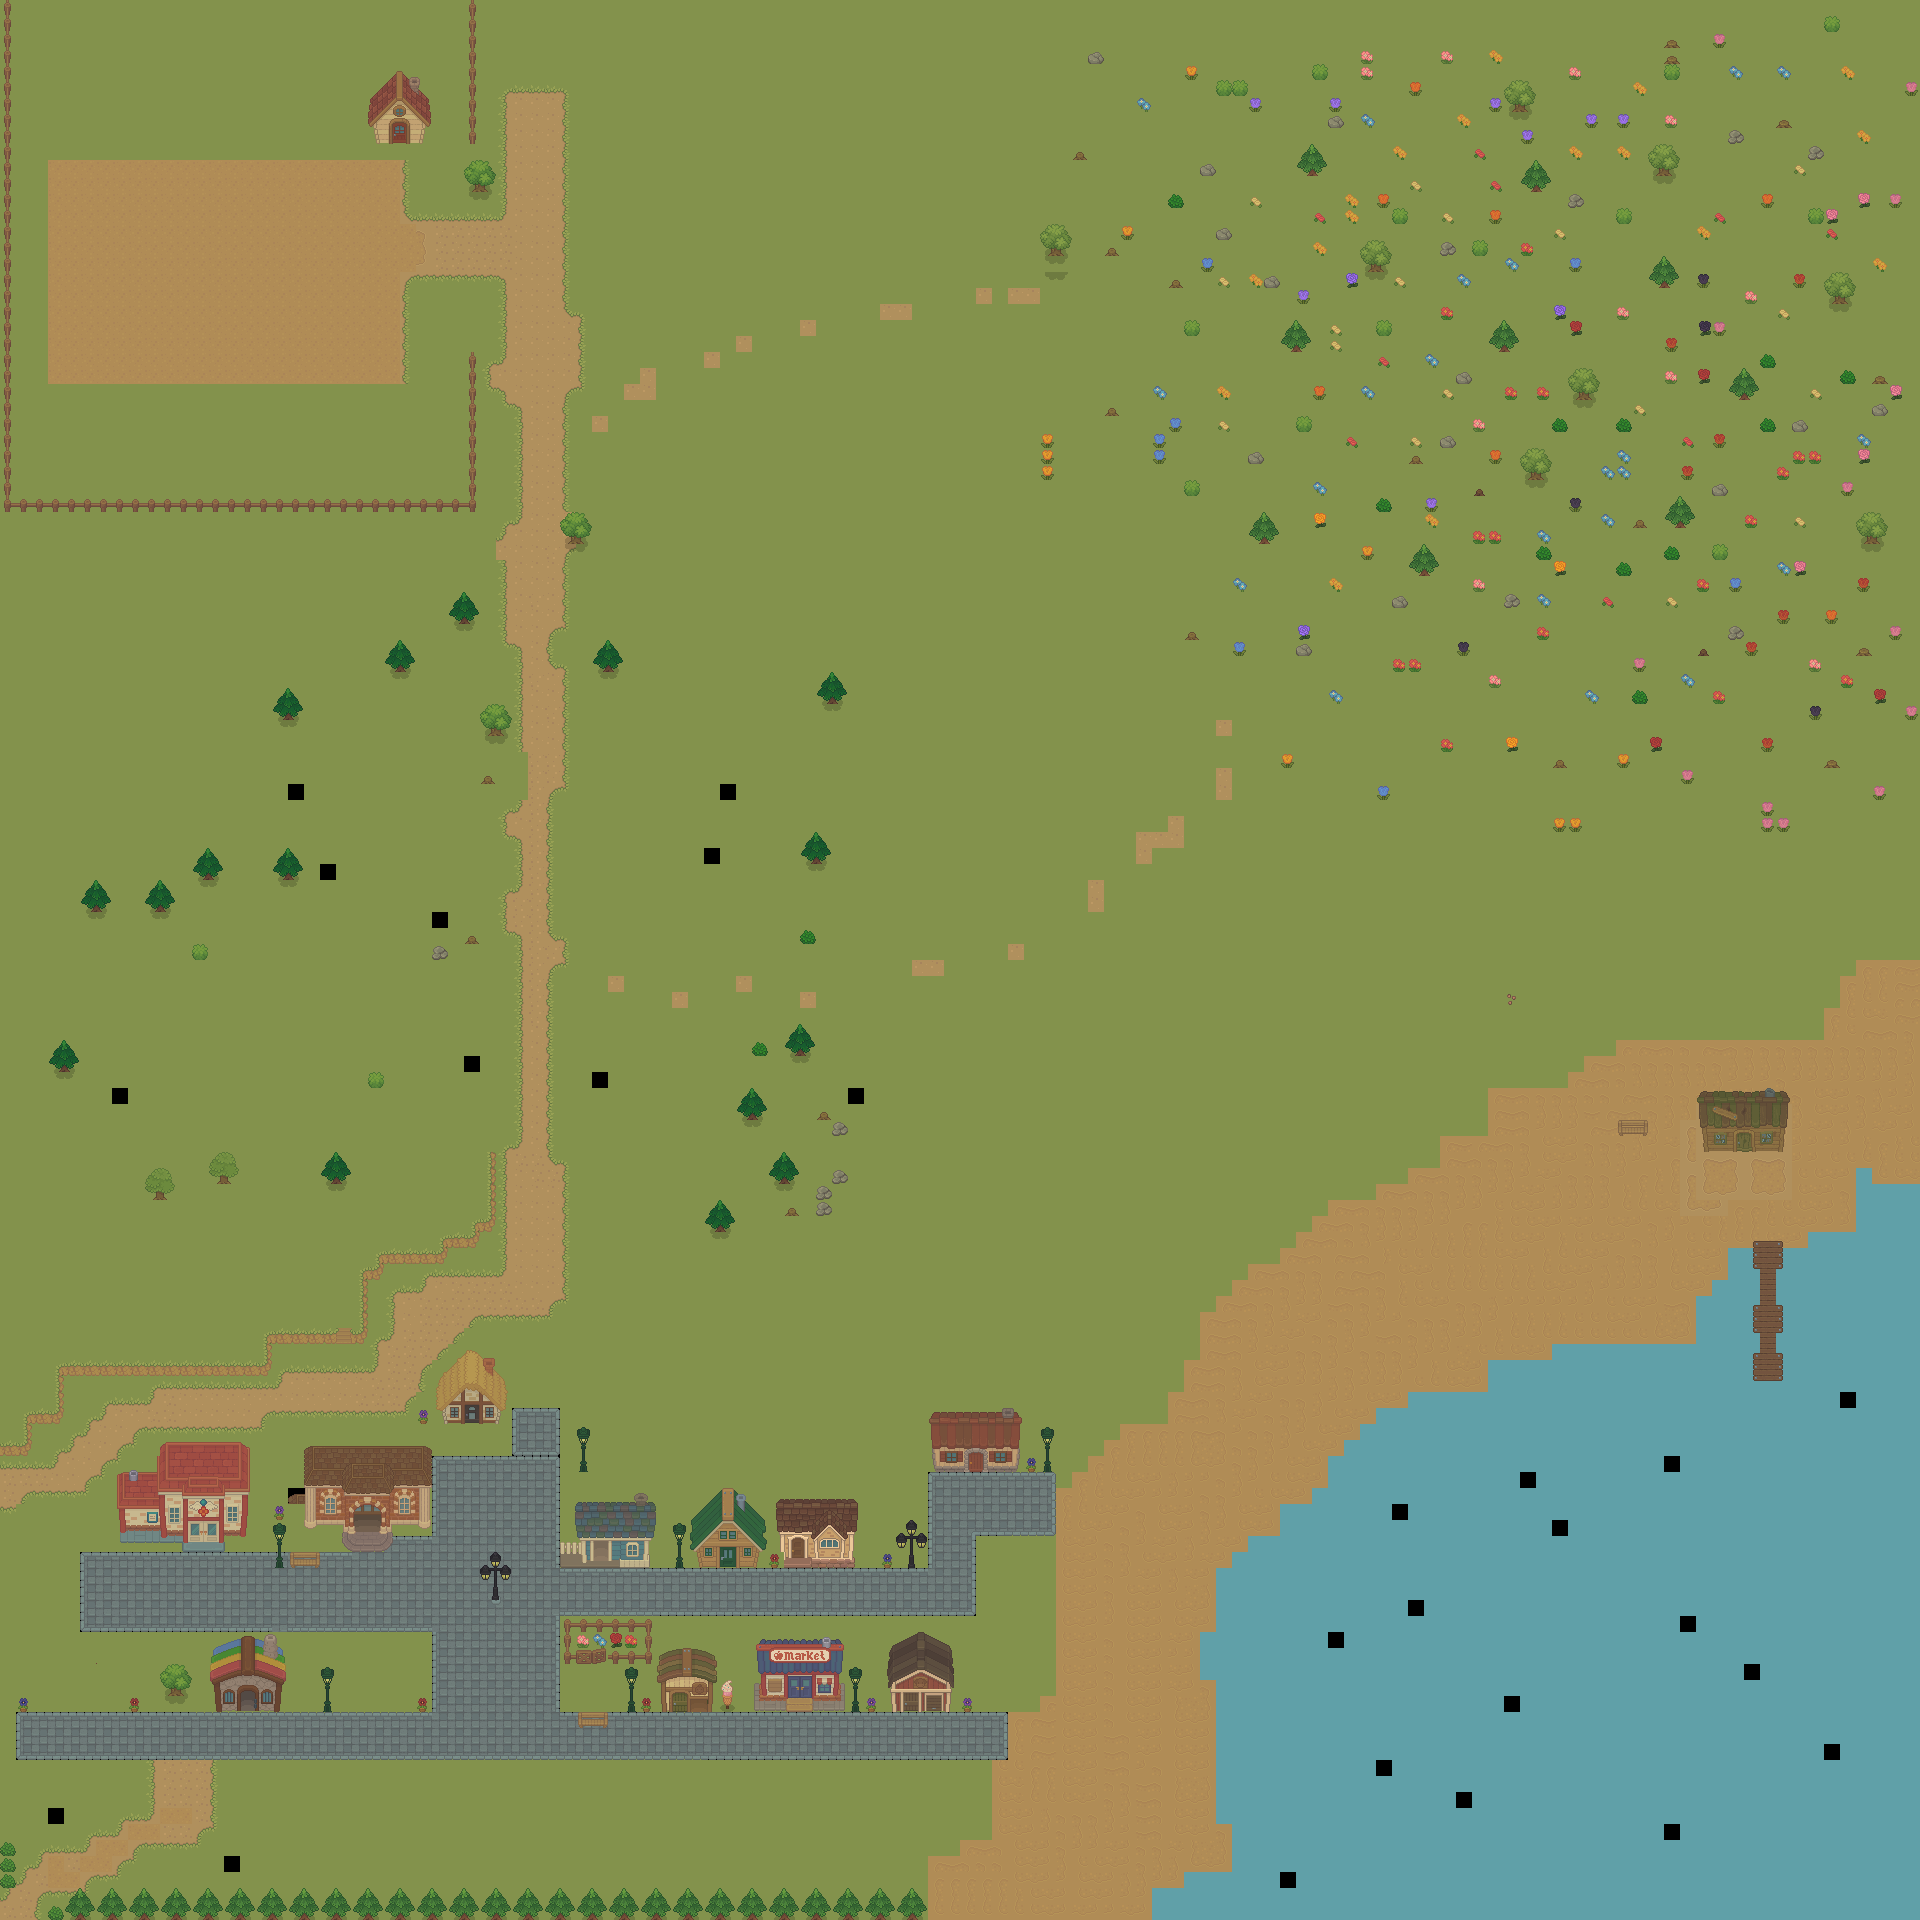

A 2D game scene composited from a Tiled map and its tileset images. What follows is a short description and the map's XML, with each tile layer's data collapsed to a summary:
An orthogonal 120x120 tile map with 16x16 px tiles, 5 tile layers (Ground, Farmland, Crops, Objects, Buildings, Etc, ...), 1 hidden layer not drawn, 3 tilesets and 62 objects (player, Pigo, Pigo-Bye, Pigo_Chill, Big Pigo, ...).

<map version="1.9" tiledversion="1.9.2" orientation="orthogonal" renderorder="right-down" width="120" height="120" tilewidth="16" tileheight="16" infinite="0" nextlayerid="8" nextobjectid="86">
 <tileset firstgid="1" source="cozyFarm.tsx" />
 <tileset firstgid="2701" source="cozyFarmBuildings.tsx" />
 <tileset firstgid="8932" source="cozy_farm_crops.tsx" />
 <layer id="1" name="Ground" width="120" height="120">
  <data>[14400 cells, 14399 non-empty, 63 distinct tile ids]</data>
 </layer>
 <layer id="7" name="Farmland" width="120" height="120">
  <data>[14400 cells, 1 non-empty, 1 distinct tile ids]</data>
 </layer>
 <layer id="6" name="Crops" width="120" height="120">
  <data>[14400 cells, 0 non-empty, 0 distinct tile ids]</data>
 </layer>
 <layer id="2" name="Objects, Buildings, Etc" width="120" height="120">
  <data>[14400 cells, 1493 non-empty, 521 distinct tile ids]</data>
 </layer>
 <objectgroup id="3" name="Entities">
  <properties>
   <property name="collidable" type="bool" value="true" />
  </properties>
  <object id="1" name="player" x="148.333" y="1835">
   <properties>
    <property name="entity" value="player" />
   </properties>
   <point />
  </object>
  <object id="2" name="Pigo" x="492" y="1555.5">
   <properties>
    <property name="entity" value="slime" />
   </properties>
   <point />
  </object>
  <object id="3" x="120" y="1475.33" width="37.3333" height="49" />
  <object id="4" x="159.333" y="1445.33" width="89.3333" height="75.3333" />
  <object id="5" x="306.667" y="1447.33" width="124.667" height="58.6666" />
  <object id="10" x="248.5" y="1643" width="34.5" height="37" />
  <object id="11" x="212.5" y="1643.5" width="32" height="39" />
  <object id="12" x="221.5" y="1684.5" width="56" height="18.5" />
  <object id="19" name="Pigo-Bye" x="519" y="1720">
   <properties>
    <property name="animation" value="slime_death" />
    <property name="entity" value="slime" />
   </properties>
   <point />
  </object>
  <object id="20" name="Pigo_Chill" x="385" y="1819">
   <properties>
    <property name="animation" value="slime_idle" />
    <property name="entity" value="slime" />
   </properties>
   <point />
  </object>
  <object id="21" x="-0.5" y="1664.5" width="4" height="218.5" />
  <object id="22" x="51.5" y="1914.5" width="867.833" height="2" />
  <object id="28" x="156.375" y="1188.88" width="7.125" height="10.5" />
  <object id="29" x="219.25" y="1166.5" width="10.25" height="10.25" />
  <object id="30" name="Big Pigo" x="536.333" y="1051.67">
   <properties>
    <property name="entity" value="slime" />
   </properties>
   <point />
  </object>
  <object id="33" x="466" y="1.5" width="13" height="143" />
  <object id="34" x="466.5" y="353" width="10" height="158.5" />
  <object id="35" x="5.5" y="498" width="459" height="10.5" />
  <object id="36" x="2" y="3.5" width="8.5" height="489.5" />
  <object id="37" x="375" y="118" width="46.5" height="17.5" />
  <object id="38" x="374" y="94.5" width="50" height="20.5" />
  <object id="39" x="391.5" y="77" width="16" height="15.5" />
  <object id="40" x="579" y="1504" width="65.5" height="49.5" />
  <object id="41" x="697" y="1529" width="58" height="35" />
  <object id="42" x="703" y="1509.5" width="48" height="13" />
  <object id="43" x="718.5" y="1496" width="19" height="8" />
  <object id="44" x="783" y="1501.5" width="66" height="54.5" />
  <object id="45" x="440.5" y="1376" width="55.5" height="42" />
  <object id="46" x="460.5" y="1357" width="17.5" height="16" />
  <object id="47" x="664.333" y="1657.67" width="45" height="47.3333" />
  <object id="48" x="760.333" y="1644.67" width="77.6667" height="45.3333" />
  <object id="49" x="610" y="1653" width="42" height="9.66667" />
  <object id="50" x="645" y="1620.67" width="5.33333" height="26.3333" />
  <object id="51" x="564" y="1621.33" width="7.66667" height="39.3333" />
  <object id="52" x="576.333" y="1621.67" width="66" height="7.33333" />
  <object id="53" x="894" y="1663" width="53.3333" height="44.3333" />
  <object id="54" x="899.333" y="1646" width="47" height="13.3333" />
  <object id="55" x="581" y="1716" width="24.3333" height="7.33333" />
  <object id="56" x="293.333" y="1556.33" width="22.3333" height="7" />
  <object id="57" x="934" y="1414.67" width="80.3333" height="50.6667" />
  <object id="61" x="1153" y="1888.5" width="27.5" height="29.5" />
  <object id="62" x="1184.5" y="1873" width="46" height="15.5" />
  <object id="63" x="1234.5" y="1824" width="7.5" height="46.5" />
  <object id="64" x="1217" y="1679" width="15" height="142.5" />
  <object id="65" x="1201" y="1633" width="14" height="44.5" />
  <object id="66" x="1218" y="1569" width="12" height="63" />
  <object id="67" x="59" y="1359.5" width="208" height="7" />
  <object id="68" x="51.5" y="1367.5" width="9.5" height="46.5" />
  <object id="69" x="25.5" y="1411.5" width="33.5" height="7.5" />
  <object id="70" x="22" y="1416" width="6.5" height="31" />
  <object id="71" x="0" y="1441.5" width="24.5" height="8.5" />
  <object id="72" x="261.5" y="1331" width="9" height="33.5" />
  <object id="74" x="271.75" y="1327.25" width="62.5" height="9.25" />
  <object id="75" x="353.25" y="1329.25" width="11.25" height="10" />
  <object id="77" x="485.333" y="1151.67" width="8" height="77.6667" />
  <object id="78" x="473.333" y="1220.33" width="5" height="18.3333" />
  <object id="79" x="442.333" y="1236.33" width="28" height="7" />
  <object id="81" x="378.667" y="1249" width="66.3333" height="8.33333" />
  <object id="82" x="360.667" y="1268.33" width="4.33333" height="58.3333" />
  <object id="83" x="369.667" y="1261" width="9.33333" height="11" />
  <object id="84" name="FarmWarp" x="5.66667" y="1485">
   <properties>
    <property name="entity" value="warp" />
    <property name="target_map" value="assets/warpMap.tmx" />
    <property name="target_spawn" value="WestEntry" />
   </properties>
   <point />
  </object>
  <object id="85" name="FarmBack" x="11.3333" y="1542">
   <point />
  </object>
 </objectgroup>
 <layer id="5" name="Tree tops" width="120" height="120">
  <properties>
   <property name="draw_above_entities" type="bool" value="true" />
  </properties>
  <data>[14400 cells, 8 non-empty, 4 distinct tile ids]</data>
 </layer>
 <layer id="4" name="Collidable" width="120" height="120" visible="0">
  <properties>
   <property name="collidable" type="bool" value="false" />
  </properties>
  <data>[14400 cells, 113 non-empty, 2 distinct tile ids]</data>
 </layer>
</map>
